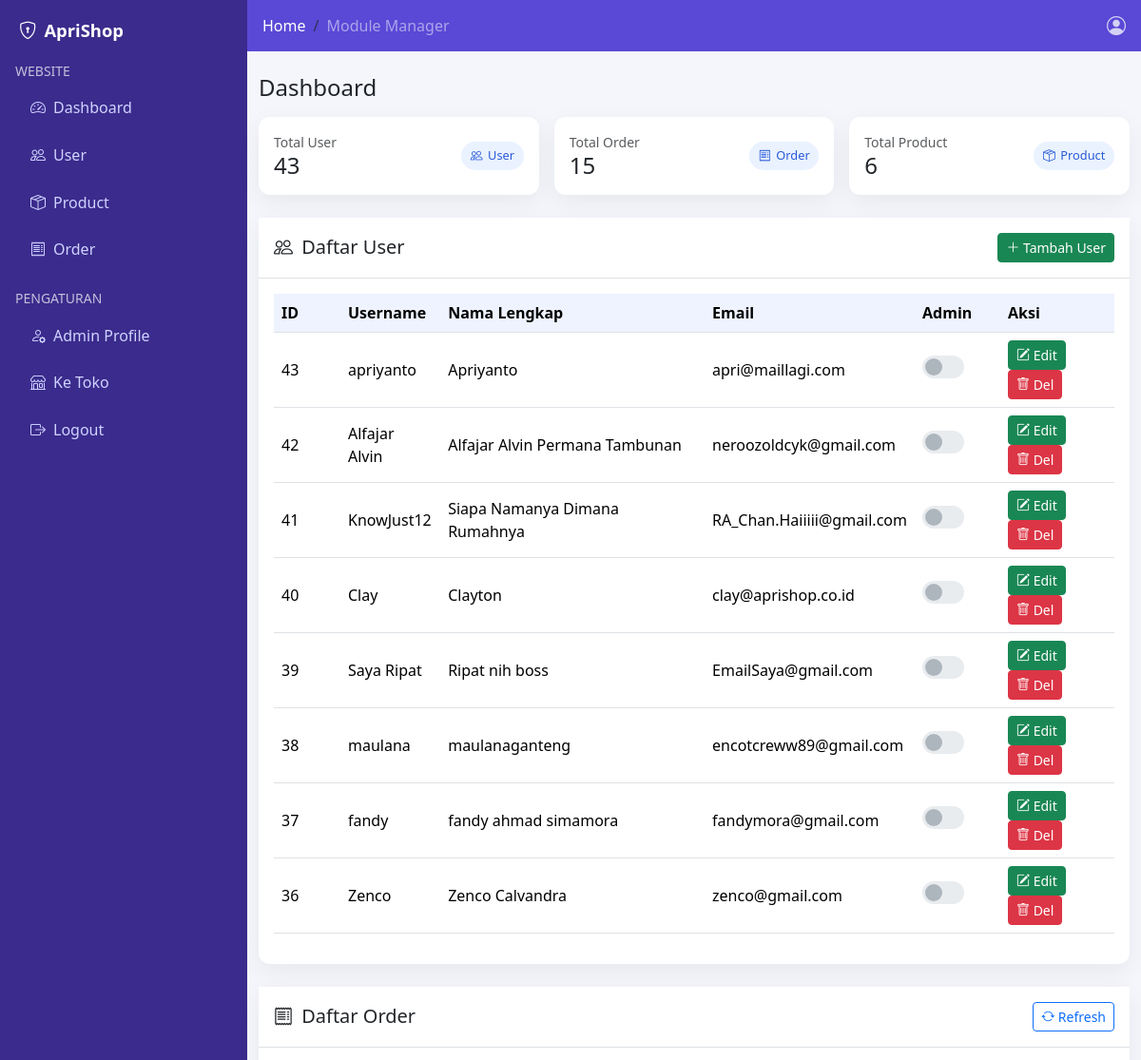
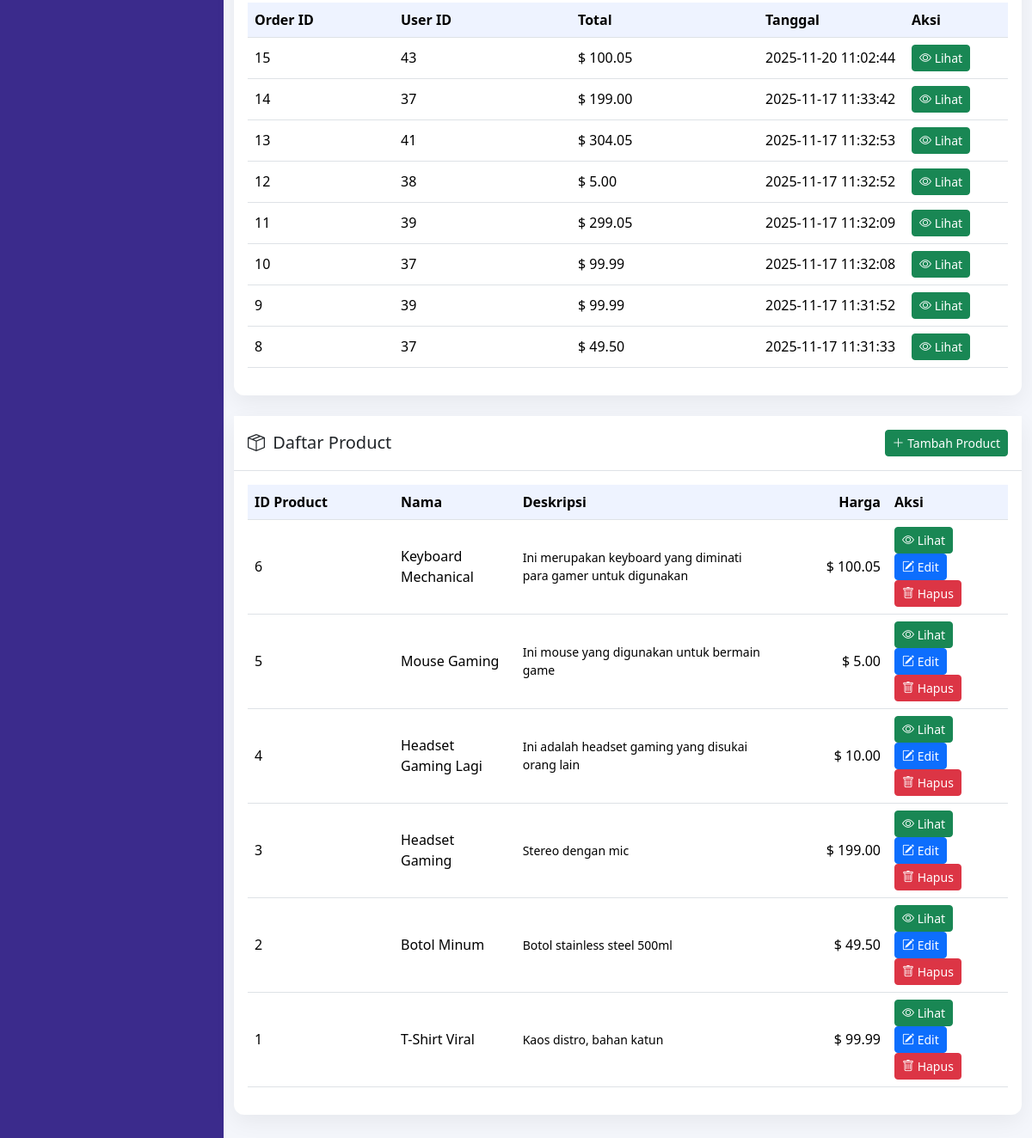
The page /web-vuln/admin_dashboard.php (signed in) on the database its author committed (2 pictures, top to bottom).
### tables this page shows
CREATE TABLE `users` (
  `id` int(11) NOT NULL,
  `username` varchar(100) DEFAULT NULL,
  `password` varchar(255) DEFAULT NULL,
  `fullname` varchar(255) DEFAULT NULL,
  `email` varchar(255) DEFAULT NULL,
  `is_admin` tinyint(1) DEFAULT 0
);

CREATE TABLE `orders` (
  `id` int(11) NOT NULL,
  `user_id` int(11) DEFAULT NULL,
  `items` text DEFAULT NULL,
  `total` decimal(10,2) DEFAULT NULL,
  `created_at` datetime DEFAULT current_timestamp()
);

CREATE TABLE `products` (
  `id` int(11) NOT NULL,
  `name` varchar(255) DEFAULT NULL,
  `description` text DEFAULT NULL,
  `price` decimal(10,2) DEFAULT NULL
);

### web-vuln/admin_dashboard.php (the view, shortened to what this page needs)
<?php
require 'db.php';
$users_total   = $mysqli->query("SELECT COUNT(*) c FROM users")->fetch_assoc()['c'] ?? 0;
$orders_total  = $mysqli->query("SELECT COUNT(*) c FROM orders")->fetch_assoc()['c'] ?? 0;
$products_total= $mysqli->query("SELECT COUNT(*) c FROM products")->fetch_assoc()['c'] ?? 0;
$users_res   = $mysqli->query("SELECT id, username, fullname, email, is_admin FROM users ORDER BY id DESC LIMIT 8");
$orders_res  = $mysqli->query("SELECT id, user_id, items, total, created_at FROM orders ORDER BY id DESC LIMIT 8");
$products_res= $mysqli->query("SELECT id, name, price, description FROM products ORDER BY id DESC LIMIT 8");
?>
<!doctype html>
<html lang="id">
<head>
  <link href="https://cdn.jsdelivr.net/npm/bootstrap@5.3.2/dist/css/bootstrap.min.css" rel="stylesheet">
  <link href="https://cdn.jsdelivr.net/npm/bootstrap-icons@1.11.3/font/bootstrap-icons.css" rel="stylesheet">
  <link href="theme.css" rel="stylesheet">
</head>
<body>
<div class="admin-shell">
  <aside class="admin-sidebar">
    <div class="brand"><i class="bi bi-shield-lock"></i> ApriShop</div>
    <nav class="nav flex-column px-2 pb-3">
      <div class="text-uppercase small px-2 mb-1" style="opacity:.7">Website</div>
      <a class="nav-link" href="admin_dashboard.php"><i class="bi bi-speedometer2 me-2"></i>Dashboard</a>
      <a class="nav-link" href="admin_dashboard.php#users"><i class="bi bi-people me-2"></i>User</a>
      <a class="nav-link" href="admin_dashboard.php#products"><i class="bi bi-box-seam me-2"></i>Product</a>
      <a class="nav-link" href="admin_dashboard.php#orders"><i class="bi bi-receipt me-2"></i>Order</a>
      <div class="text-uppercase small px-2 mt-3 mb-1" style="opacity:.7">Pengaturan</div>
      <a class="nav-link" href="user_profile.php"><i class="bi bi-person-gear me-2"></i>Admin Profile</a>
      <a class="nav-link" href="index.php"><i class="bi bi-shop me-2"></i>Ke Toko</a>
      <a class="nav-link" href="logout.php"><i class="bi bi-box-arrow-right me-2"></i>Logout</a>
    </nav>
  </aside>
  <main>
    <div class="admin-topbar">
      <div class="d-flex align-items-center gap-2">
        <nav aria-label="breadcrumb">
          <ol class="breadcrumb mb-0">
            <li class="breadcrumb-item"><a class="text-white text-decoration-none" href="#">Home</a></li>
            <li class="breadcrumb-item text-white-50">Module Manager</li>
          </ol>
        </nav>
      </div>
      <div class="d-flex align-items-center gap-3">
        <a class="text-white opacity-75" href="user_profile.php" title="Profile"><i class="bi bi-person-circle fs-5"></i></a>
      </div>
    </div>
    <div class="container py-4">
      <h4 class="mb-3">Dashboard</h4>
      <div class="row g-3 mb-4">
        <div class="col-md-4">
          <div class="card-v p-3 d-flex flex-row align-items-center justify-content-between">
            <div>
              <div class="text-muted small">Total User</div>
              <div class="h4 mb-0"><?= $users_total ?></div>
            </div>
            <span class="chip chip-blue"><i class="bi bi-people"></i> User</span>
          </div>
        </div>
        <div class="col-md-4">
          <div class="card-v p-3 d-flex flex-row align-items-center justify-content-between">
            <div>
              <div class="text-muted small">Total Order</div>
              <div class="h4 mb-0"><?= $orders_total ?></div>
            </div>
            <span class="chip chip-blue"><i class="bi bi-receipt"></i> Order</span>
          </div>
        </div>
        <div class="col-md-4">
          <div class="card-v p-3 d-flex flex-row align-items-center justify-content-between">
            <div>
              <div class="text-muted small">Total Product</div>
              <div class="h4 mb-0"><?= $products_total ?></div>
            </div>
            <span class="chip chip-blue"><i class="bi bi-box-seam"></i> Product</span>
          </div>
        </div>
      </div>
      <section id="users" class="card-v mb-4">
        <div class="p-3 border-bottom bg-white">
          <div class="d-flex align-items-center justify-content-between">
            <h5 class="mb-0"><i class="bi bi-people me-1"></i> Daftar User</h5>
            <a class="btn btn-success btn-sm" href="user_add.php"><i class="bi bi-plus-lg"></i> Tambah User</a>
          </div>
        </div>
        <div class="p-3">
          <div class="table-responsive">
            <table class="table table-hover align-middle">
              <thead>
                <tr>
                  <th style="width:70px">ID</th>
                  <th>Username</th>
                  <th>Nama Lengkap</th>
                  <th>Email</th>
                  <th style="width:90px">Admin</th>
                  <th style="width:120px">Aksi</th>
                </tr>
              </thead>
              <tbody>
                <?php while($u = $users_res->fetch_assoc()): ?>
                  <tr>
                    <td><?= $u['id'] ?></td>
                    <td><?= $u['username'] ?></td>
                    <td><?php echo $u['fullname'];  ?></td>
                    <td><?= $u['email'] ?></td>
                    <td>
                      <span class="toggle-badge <?= $u['is_admin'] ? 'on':'' ?>" title="<?= $u['is_admin']?'Admin':'User' ?>"></span>
                    </td>
                    <td>
                      <a class="btn btn-sm btn-success" href="user_edit.php?id=<?= $u['id'] ?>"><i class="bi bi-pencil-square"></i> Edit</a>
                      <a class="btn btn-sm btn-danger" href="user_delete.php?id=<?= $u['id'] ?>" onclick="return confirm('Yakin untuk menghapus user <?= $u['username'] ?>?')"><i class="bi bi-trash"></i> Del</a>
                    </td>
                  </tr>
                <?php endwhile; ?>
              </tbody>
            </table>
          </div>
        </div>
      </section>
      <section id="orders" class="card-v mb-4">
        <div class="p-3 border-bottom bg-white d-flex justify-content-between align-items-center">
          <h5 class="mb-0"><i class="bi bi-receipt me-1"></i> Daftar Order</h5>
          <a class="btn btn-outline-primary btn-sm" href="#"><i class="bi bi-arrow-repeat"></i> Refresh</a>
        </div>
        <div class="p-3">
          <div class="table-responsive">
            <table class="table table-hover align-middle">
              <thead>
                <tr>
                  <th style="width:170px">Order ID</th>
                  <th>User ID</th>
                  <th>Total</th>
                  <th style="width:170px">Tanggal</th>
                  <th style="width:120px">Aksi</th>
                </tr>
              </thead>
              <tbody>
                <?php while($o = $orders_res->fetch_assoc()): ?>
                  <tr>
                    <td><?= $o['id'] ?></td>
                    <td><?= $o['user_id'] ?></td>
                    <td>$ <?= number_format($o['total'],2) ?></td>
                    <td><?= $o['created_at'] ?></td>
                    <td>
                        <a class="btn btn-sm btn-success" href="order_detail.php?id=<?= $o['id'] ?>">
                            <i class="bi bi-eye"></i> Lihat
                        </a>
                    </td>
                  </tr>
                <?php endwhile; ?>
              </tbody>
            </table>
          </div>
        </div>
      </section>
      <section id="products" class="card-v mb-4">
        <div class="p-3 border-bottom bg-white d-flex justify-content-between align-items-center">
          <h5 class="mb-0"><i class="bi bi-box-seam me-1"></i> Daftar Product</h5>
          <a class="btn btn-success btn-sm" href="product_add.php"><i class="bi bi-plus-lg"></i> Tambah Product</a>
        </div>
        <div class="p-3">
          <div class="table-responsive">
            <table class="table table-hover align-middle">
              <thead>
                <tr>
                  <th style="width:170px">ID Product</th>
                  <th>Nama</th>
                  <th>Deskripsi</th>
                  <th class="text-end" style="width:140px">Harga</th>
                  <th style="width:140px">Aksi</th>
                </tr>
              </thead>
              <tbody>
                <?php while($p = $products_res->fetch_assoc()): ?>
                  <tr>
                    <td><?= $p['id'] ?></td>
                    <td><?php echo $p['name'];  ?></td>
                    <td class="small"><?php echo $p['description'];  ?></td>
                    <td class="text-end">$ <?= number_format($p['price'],2) ?></td>
                    <td>
                        <a class="btn btn-sm btn-success" href="product.php?id=<?= $p['id'] ?>">
                            <i class="bi bi-eye"></i> Lihat
                        </a>
                        <a class="btn btn-sm btn-primary" href="product_edit.php?id=<?= $p['id'] ?>">
                            <i class="bi bi-pencil-square"></i> Edit
                        </a>
                        <a class="btn btn-sm btn-danger" href="product_delete.php?id=<?= $p['id'] ?>" onclick="return confirm('Yakin menghapus produk <?= $p['name'] ?>?')">
                            <i class="bi bi-trash"></i> Hapus
                        </a>
                    </td>
                  </tr>
                <?php endwhile; ?>
              </tbody>
            </table>
          </div>
        </div>
      </section>
    </div>
  </main>
</div>
</body>
</html>

### web-vuln/theme.css (style rules this page uses)
:root { --brand-grad: linear-gradient(135deg,#5B8CFF 0%, #7AE1FF 100%); }
body { background: #f7f9fc; }
.card-v { border: none; border-radius: 1rem; box-shadow: 0 8px 24px rgba(0,0,0,.06); }
.table thead th { background:#eef3ff; }

### web-vuln/admin_dashboard.php (style rules this page uses)
.admin-shell { min-height:100vh; display:grid; grid-template-columns:260px 1fr; background:#f4f6fb; }
.admin-sidebar { background:#3b2b8c; color:#fff; }
.admin-sidebar .brand { padding:18px 20px; font-weight:700; font-size:1.15rem; display:flex; align-items:center; gap:.5rem; }
.admin-sidebar .nav-link { color:#cfd3ff; padding:.65rem 1rem; border-radius:.5rem; margin:.15rem .5rem; }
.admin-topbar { background:#5a48d6; color:#fff; padding:.75rem 1rem; display:flex; align-items:center; justify-content:space-between; }
.chip { display:inline-flex; align-items:center; gap:.35rem; padding:.35rem .6rem; border-radius:999px; font-size:.8rem; }
.chip-blue { background:#eaf2ff; color:#2a5bd7; }
.card-v { border:none; border-radius:12px; box-shadow:0 8px 26px rgba(0,0,0,.06); background:#fff; }
.table thead th { background:#eef3ff; font-weight:600; }
.toggle-badge { display:inline-block; width:44px; height:24px; background:#e9ecef; border-radius:24px; position:relative; }
.toggle-badge::after { content:""; position:absolute; top:3px; left:3px; width:18px; height:18px; border-radius:50%; background:#adb5bd; transition:.2s; }

### rows shown on the page
users: id "43", username "apriyanto", fullname "Apriyanto", email "apri@maillagi.com", is_admin 0 (drawn)
users: id "42", username "Alfajar Alvin", fullname "Alfajar Alvin Permana Tambunan", email "neroozoldcyk@gmail.com", is_admin 0 (drawn)
users: id "41", username "KnowJust12", fullname "Siapa Namanya Dimana Rumahnya", email "RA_Chan.Haiiiii@gmail.com", is_admin 0 (drawn)
users: id "40", username "Clay", fullname "Clayton", email "clay@aprishop.co.id", is_admin 0 (drawn)
users: id "39", username "Saya Ripat", fullname "Ripat nih boss", email "EmailSaya@gmail.com", is_admin 0 (drawn)
users: id "38", username "maulana", fullname "maulanaganteng", email "encotcreww89@gmail.com", is_admin 0 (drawn)
users: id "37", username "fandy", fullname "fandy ahmad simamora", email "fandymora@gmail.com", is_admin 0 (drawn)
users: id "36", username "Zenco", fullname "Zenco Calvandra", email "zenco@gmail.com", is_admin 0 (drawn)
orders: id "15", user "43", total "100.05", created_at "2025-11-20 11:02:44"
orders: id "14", user "37", total "199.00", created_at "2025-11-17 11:33:42"
orders: id "13", user "41", total "304.05", created_at "2025-11-17 11:32:53"
orders: id "12", user "38", total "5.00", created_at "2025-11-17 11:32:52"
orders: id "11", user "39", total "299.05", created_at "2025-11-17 11:32:09"
orders: id "10", user "37", total "99.99", created_at "2025-11-17 11:32:08"
orders: id "9", user "39", total "99.99", created_at "2025-11-17 11:31:52"
orders: id "8", user "37", total "49.50", created_at "2025-11-17 11:31:33"
products: id "6", name "Keyboard Mechanical", description "Ini merupakan keyboard yang diminati para gamer untuk digunakan", price "100.05"
products: id "5", name "Mouse Gaming", description "Ini mouse yang digunakan untuk bermain game", price "5.00"
products: id "4", name "Headset Gaming Lagi", description "Ini adalah headset gaming yang disukai orang lain", price "10.00"
products: id "3", name "Headset Gaming", description "Stereo dengan mic", price "199.00"
products: id "2", name "Botol Minum", description "Botol stainless steel 500ml", price "49.50"
products: id "1", name "T-Shirt Viral", description "Kaos distro, bahan katun", price "99.99"

### other values the page prints
$users_total "43"
$orders_total "15"
$products_total "6"
